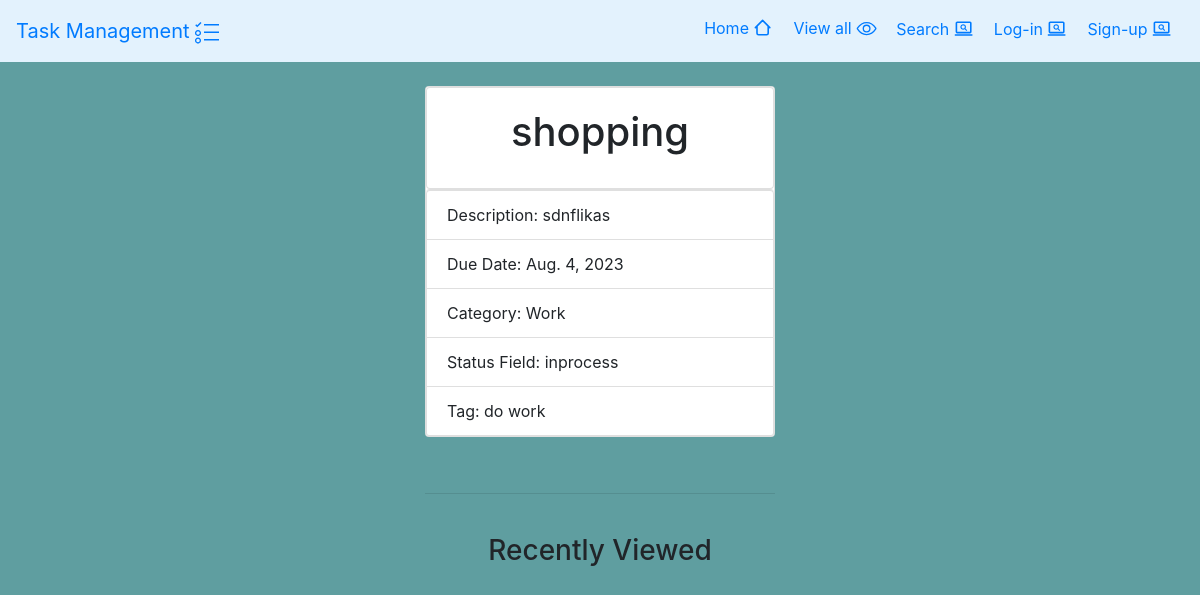
The app's page /task/2 with its own data.
### task/models.py (models this page shows, shortened)
class Task(models.Model):
    START= 'start'
    INPORCESS='inprocess'
    DONE = 'done'
    status_choice = [
        (START,'start'),
        (INPORCESS,'inprocess'),
        (DONE,'done')
    ]
    title=models.CharField(max_length=255)
    description=models.TextField()
    due_date=models.DateField(auto_now_add=False)
    category= models.ForeignKey(Category, on_delete=models.PROTECT)
    status_fields=models.CharField(max_length=255, choices=status_choice)
    tag=models.ManyToManyField(Tag)
    user=models.ForeignKey(User,on_delete=models.CASCADE)

### epic_quest/models.py (models this page shows)
class Category(models.Model):
    name=models.CharField(max_length=255,)
    description=models.TextField(null=True,blank=True)
    def __str__(self) -> str:
        return self.name
    class Meta:
        ordering=['name']

class Tag(models.Model):
    name=models.CharField(max_length=255)
    def __str__(self) -> str:
        return self.name

### task/views.py (the view)
# urls.py: path("task/<int:pk>", views.task_details, name="task_details")
def task_details(request, pk):
    task = get_object_or_404(Task, pk=pk)
    recently_viewed_tasks = None
    if 'recently_viewed' in request.session:
        if pk in request.session['recently_viewed']:
            request.session['recently_viewed'].remove(pk)
        tasks = Task.objects.filter(pk__in = request.session['recently_viewed'])
        print(tasks)
        print(request.session['recently_viewed'])
        recently_viewed_tasks = sorted(tasks,key = lambda x: request.session['recently_viewed'].index(x.pk))
        print(recently_viewed_tasks)
        request.session['recently_viewed'].insert(0, pk)
        if len(request.session['recently_viewed']) > 5:
            request.session['recently_viewed'].pop()
    else:
        request.session['recently_viewed'] = [pk]
    request.session.modified = True
    return render(request, "task_details.html", {"task": task,'recently_viewed_tasks':recently_viewed_tasks})

### task/templates/task_details.html (shortened to what this page needs)
{% extends 'base.html' %}
{% block content %}
<body style="background-color: cadetblue;">
    <br>
    <div class="container">
    <div class="row justify-content-center">
        <div class="col-md-4">
            <div class="card mb-3">
        <div class="card">
            <div class="card-body">
                <h1 class="card-title row justify-content-center">{{ task.title }}</h1>
            </div>
        </div>
        <ul class="list-group">
            <li class="list-group-item">Description: {{ task.description }}</li>
            <li class="list-group-item">Due Date: {{ task.due_date }}</li>
            <li class="list-group-item">Category: {{ task.category }}</li>
            <li class="list-group-item">Status Field: {{ task.status_fields }}</li>
            <li class="list-group-item">Tag:
                {% for tag in task.tag.all %}
                    {{ tag }}
                </li>
                {% endfor %}
            </ul>
        </div>
        <br>
        <hr>
        <br>
        <h3 class="text-center">Recently Viewed</h3>
        </div>
    </div>
    </div>
    </body>
{% endblock %}

### records on screen
Task: title "shopping", description "sdnflikas", due_date "Aug. 4, 2023", category "Work", status_fields "inprocess"
Tag: name "do work"
